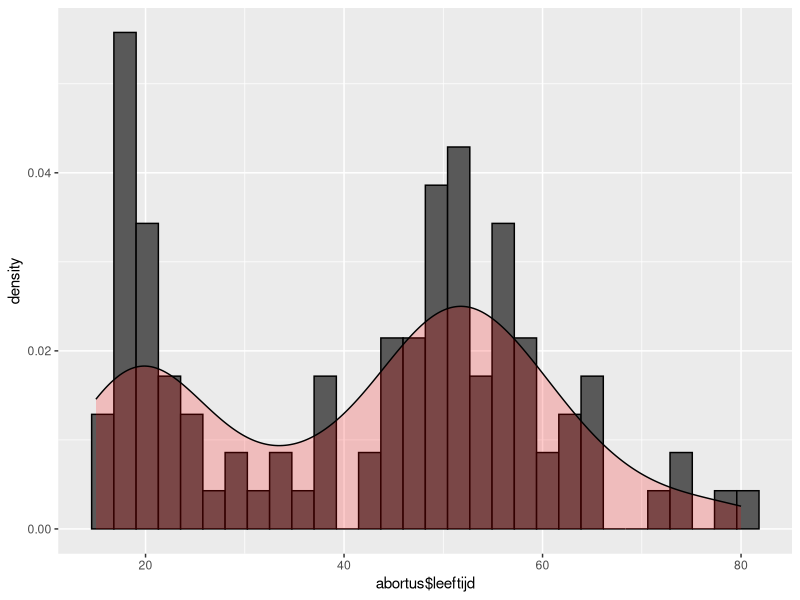
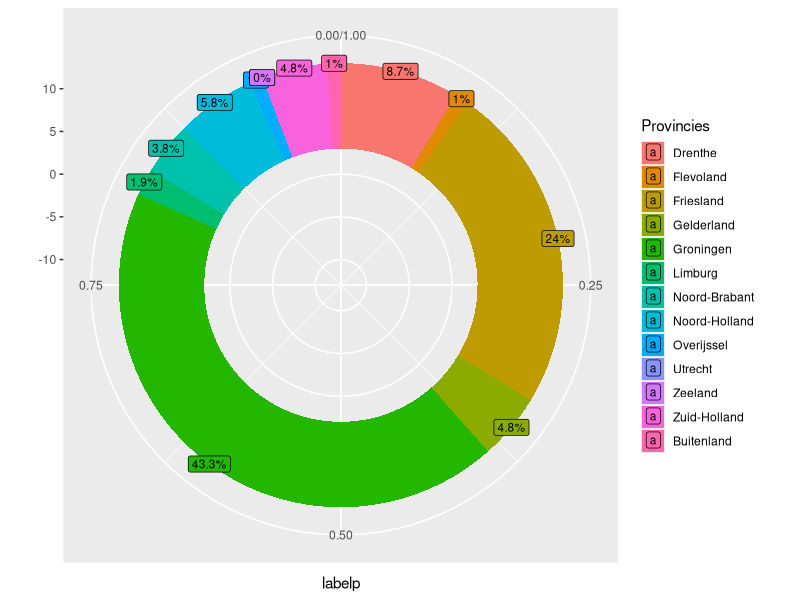
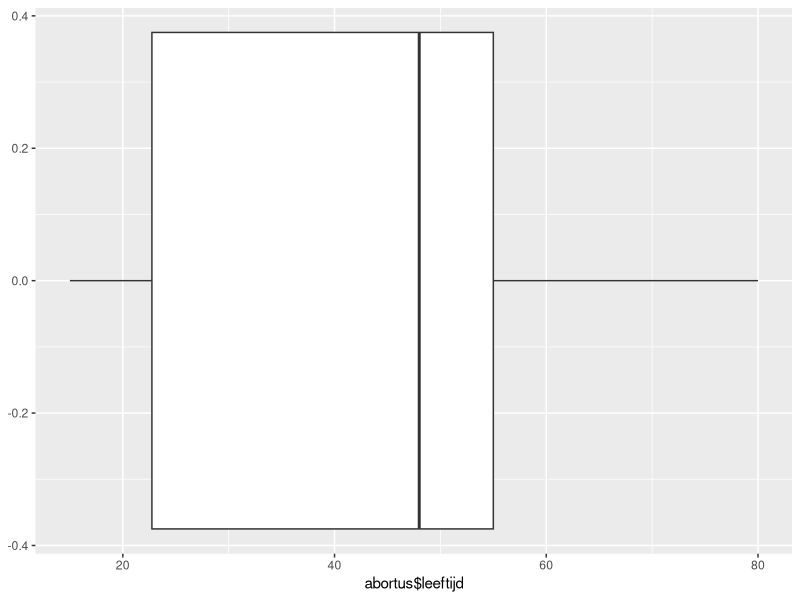
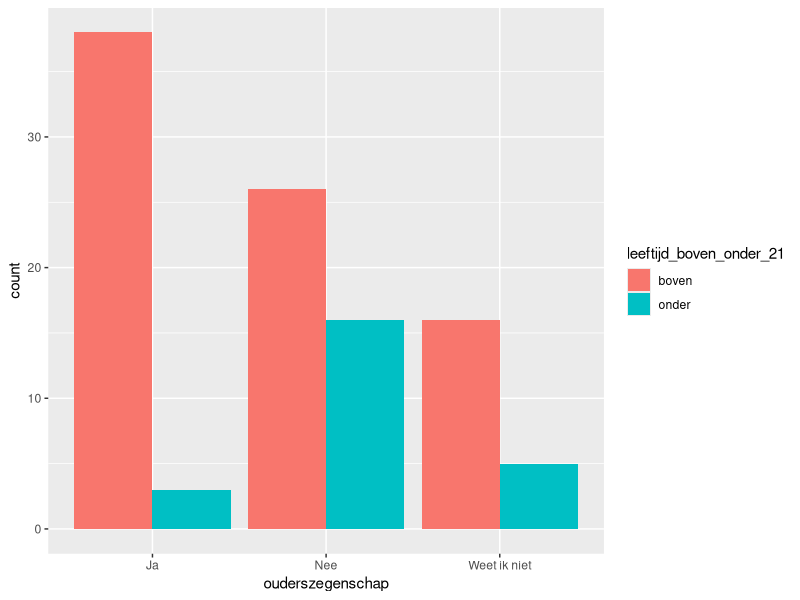
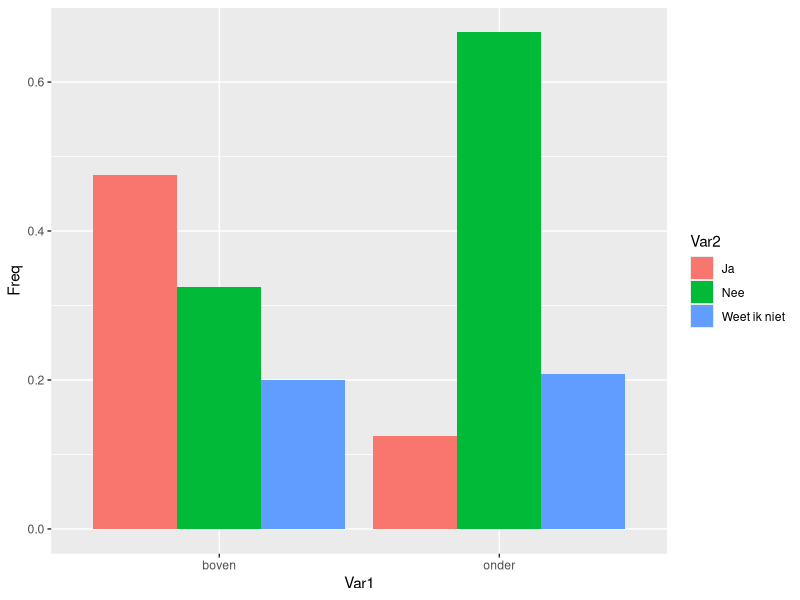

These figures' R source, in order:
## ---- chunk 1
library(tidyverse)
library(dplyr)

## ---- chunk 2

abortus <- read.csv("abortus_dataset.csv",
                    na.strings = "NA")
#table(abortus$Vindt.u.dat.iemand.zelf.moet.kunnen.kiezen.of.die.een.abortus.wil., useNA = "always")



# voor de vraag: Vindt u dat iemand zelf moet kunnen kiezen of die een abortus wil?
abortus$eigen_keuze_abortus <- factor(x = abortus$Vindt.u.dat.iemand.zelf.moet.kunnen.kiezen.of.die.een.abortus.wil.,  
                           levels = c("Ja", "Nee"),
                           labels = c("Wel abortus toestaan", "Geen abortus toestaan"))

# Voor de vraag: Wat is uw religieuze overtuiging?
abortus$geloof <- factor(x = abortus$Wat.is.uw.religieuze.overtuiging.., 
                           levels = c("Christendom", "Islam", "Hindoeïsme", "Boeddhisme", "Niet gelovig", "Anders"),
                           labels = c("Christendom", "Islam", "Hindoeïsme", "Boeddhisme", "Niet gelovig", "Anders"))


abortus$geslacht <- factor(x = abortus$Wat.is.uw.geslacht..,
                           levels = c("Man", "Vrouw"),
                           labels = c("Man", "Vrouw"))
# Voor de vraag: Wat is uw religieuze overtuiging?

abortus$afkomst <- factor(x = abortus$In.welke.provincie.heeft.u.het.grootste.deel.van.uw.jeugd.doorgebracht., 
                           levels = c("Drenthe", "Flevoland", "Friesland", "Gelderland", "Groningen", "Limburg", "Noord-Brabant", "Noord-Holland", "Overijssel", "Utrecht", "Zeeland", "Zuid-Holland", "Ik ben niet in Nederland opgegroeid"),
                           labels = c("Drenthe", "Flevoland", "Friesland", "Gelderland", "Groningen", "Limburg", "Noord-Brabant", "Noord-Holland", "Overijssel", "Utrecht", "Zeeland", "Zuid-Holland", "Buitenland"))


abortus <- abortus %>%
    rename(
        leeftijd = Wat.is.uw.leeftijd. , 
        ouderszegenschap = Vindt.u.dat.de.ouders.zeggenschap.moeten.hebben.over.of.hun.minderjarige.kind.wel.of.niet.voor.abortus.mag.kiezen... ,
        Kindskeuze = Vindt.u.dat.een.minderjarig.kind.de.keuze.moet.hebben.om.voor.een.abortus.te.kiezen.....
    )
abortus.test <- data.frame(abortus$geloof)
head(abortus)

## ---- chunk 3

summary(abortus$leeftijd)


## ---- chunk 4

leeftijd <- data.frame(abortus$leeftijd)

ggplot(leeftijd, aes(x=abortus$leeftijd)) + geom_histogram(aes(y =after_stat(density)), color = "black")+geom_density(alpha = .2, fill= "red")
## ---- chunk 5
shapiro.test(abortus$leeftijd)

## ---- chunk 6

# Create Data
x <- table(abortus$afkomst)

city_count <- data.frame(x)

# Compute percentages
city_count$fraction = city_count$Freq / sum(city_count$Freq)
city_count$percentage = round(city_count$fraction *100, digits =1)
city_count$ymax = cumsum(city_count$fraction)
city_count$ymin = c(0, head(city_count$ymax, n=-1))
city_count$labelp = (city_count$ymax+city_count$ymin)/2
city_count$label = (paste0(city_count$percentage, "%"))
renamed_city_count <- city_count %>%
    rename(
        Provincies = Var1
    )

# Make the plot
ggplot(renamed_city_count, aes(ymax=ymax, ymin=ymin, xmax=13, xmin=3, fill=Provincies)) +
     geom_rect() +
     geom_label( x = 13, aes(y=labelp, label= label), size=3)+
     
     coord_polar(theta="y") + 
     xlim(c(-13, 13)) 
## ---- chunk 7
ggplot(leeftijd, aes(x = abortus$leeftijd)) + geom_boxplot()
## ---- chunk 8

abortus %>%
    select(leeftijd, ouderszegenschap) %>%
    mutate(leeftijd_boven_onder_21 = ifelse(leeftijd > 21, "boven", "onder")) %>%
    ggplot(mapping = aes(x = ouderszegenschap, fill = leeftijd_boven_onder_21)) +
    geom_bar(position = "dodge")


## ---- chunk 9
x <-abortus %>%
    select(leeftijd, ouderszegenschap) %>%
    mutate(leeftijd_boven_onder_21 = ifelse(leeftijd > 21, "boven", "onder"))
table_1 <- prop.table(table(x$leeftijd_boven_onder_21[x$leeftijd_boven_onder_21 == "boven"], x$ouderszegenschap[x$leeftijd_boven_onder_21 == "boven"]))
table_2 <- prop.table(table(x$leeftijd_boven_onder_21[x$leeftijd_boven_onder_21 == "onder"], x$ouderszegenschap[x$leeftijd_boven_onder_21 == "onder"]))
x3 <- rbind(table_1,table_2)
as.data.frame.table(x3) %>%
    ggplot(aes(x = Var1,y = Freq,  fill = Var2)) +
    geom_col(position = "dodge")

    
